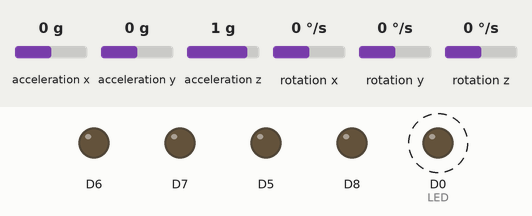
The sketch below on a simulated ESP8266 (NodeMCU). Parts: output pins drawn as LEDs (lit = HIGH). Wiring (inferred from the names in the program): MPU-6050 motion sensor at I2C address 0x68. Dashed ring = blinking. The test bench sets the inputs (shaded band); at power-on: acceleration x 0 g, acceleration y 0 g, acceleration z 1 g, rotation x 0 °/s, rotation y 0 °/s, rotation z 0 °/s. What the sketch prints to the serial monitor is not drawn.

Above: at 5.1 s.
Timing chart, 0 to 9.2 s (numbered marks = the images above):
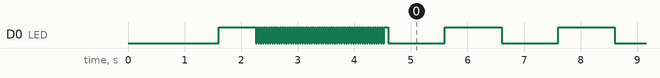

The sketch:

Quad230_v5_0_esp8266_androidWifi_GY521.ino
```cpp
/*
 Test By tinnakon kheowree  Project ESP8266 Wifi Quadrotor
 tinnakon_za@hotmail.com
 tinnakonza@gmail.com
 http://quad3d-tin.lnwshop.com/
 https://www.facebook.com/tinnakonza

QuadTevada v2.0
by: tevada2010
date: 25-11-2526(2013)
site: http://www.quadrotorthai.com
e-mail: quadrotorthai@gmail.com

app Drone.apk
Supat Boonyou
https://www.facebook.com/supat.fiat?fref=nf
kanin
https://www.facebook.com/profile.php?id=100001195621380&fref=ufi


 4/7/2559    ,,  Quad230_v3_0_esp8266_androidWifi_GY521  ,,write PID gyro ,set PWM 2 KHz
 4/8/2559    ,,  Quad230_v5_0_esp8266_androidWifi_GY521  ,,app android Drone.apk  https://goo.gl/1ZUv9L
                 //
support:
• ESP8266 Nodemcu
• GY86 ,MPU6050 6 axis gyro/accel with Motion Processing Unit
• X5C 230 mm
• i2c pin D2=SDA D1=SCL begin(int sda, int scl);

--------Type Quad-X-------------

         6  12>>         <<14  5
              \         /
                \ --- /
                 |   |
                / --- \
              /         \
         8  15>>        <<13  7

---------motor---------
FontLeft  => 12
FontRight => 14
BackLeft  => 15
BackRight => 13

----------rx-----------
Wifi ,,ppm  => 0 , Key   ,12345678 ,

*/

#include <Arduino.h>
#include <ESP8266WiFi.h>
#include <Ticker.h>
#include <WiFiUDP.h>
#include <Wire.h>
#include "config.h"
#include "ahrs.h"
#include "apprx.h"
#include "mpu6050.h"
#include "motor.h"

float invSqrt (float x){
  union{
    int32_t i;
    float   f;
  } conv;
  conv.f = x;
  conv.i = 0x5f3759df - (conv.i >> 1);
  return 0.5f * conv.f * (3.0f - x * conv.f * conv.f);
}

int32_t isq(int32_t  x) {
  return x * x;
}

void setup()
{
 // initialize the serial link with processing
  Serial.begin(115200);
  Serial.println("Quad230_v4_0_esp8266_androidWifi_GY521.ino ");
  Wire.begin(D2,D1);//begin(int sda, int scl);
  Wire.setClock(400000);
//    pinMode(13, OUTPUT);
  WiFi.mode(WIFI_STA);
  delay(50);
  WiFi.disconnect();
  delay(200);
  pinMode(LED, OUTPUT);
  delay(200);
  sprintf(accessPointName, "BDrone-%lu", ESP.getChipId());
  WiFi.softAP(accessPointName, "12345678");
  delay(50);
  accessPointName[DEFAULT_SSID_LENGTH - 1] = {'\0'};
  WiFi.mode(WIFI_AP_STA);
  delay(50);
  udp.begin(localPort);
  delay(50);
  #ifdef Print_Debug
    Serial.println("");
    Serial.print("RemoteTest Access Point: ");
    Serial.println(accessPointName);
    Serial.print("IP Address: ");
    Serial.println(WiFi.softAPIP());
    Serial.print("UDP Port: ");
    Serial.println(localPort);
    Serial.println();
  #endif
  ticker_DEGUG.attach_ms(1000, blink);  //LED Blink
    mpu6050_initialize();
//    motor_initialize();
    delay(10);
    configureMotors();
//    configureReceiver();
    delay(10);
//    attachInterrupt(Receiver, SPPM_Read, RISING );
//    rx_initialize();
//    initializeReceiver(LASTCHANNEL);
//    receiverXmitFactor = 1.0;
    ahrs_initialize();
    delay(10);
    mpu6050_Gyro_Calibrate();
    mpu6050_Accel_Calibrate();
    delay(10);
    commandAllMotors(1000);
    armed = 0;
    //digitalWrite(13, LOW);
    previousTime = micros();
    sensorPreviousTime = previousTime;
    hundredHZpreviousTime = previousTime;
}

void loop()
{
    int aux;
    float aux_float;

    // Timer
    currentTime = micros();
    computeRC();
    // Read data (not faster then every 1 ms) // 1000 Hz
    if (currentTime - sensorPreviousTime >= 1000)
    {
        mpu6050_readGyroSum();
        mpu6050_readAccelSum();
        sensorPreviousTime = currentTime;
    }
    // 100 Hz task loop (10 ms),, ,250 Hz = 4000 us ,,,, 400 Hz = 2500 us
    if (currentTime - hundredHZpreviousTime >= 10000) //10000
    {
        frameCounter++;
        G_Dt = (currentTime - hundredHZpreviousTime) / 1000000.0;
        hundredHZpreviousTime = currentTime;
        mpu6050_Get_gyro();
        mpu6050_Get_accel();
       // for (int axis = XAXIS; axis <= ZAXIS; axis++) {
       //   filteredAccel[axis] = computeFourthOrder(accel[axis], &fourthOrder[axis]);
       // }
   ////////////////Moving Average Filters///////////////////////////
      GyroXf = (gyro[XAXIS] + GyroX2)/2.0;
      GyroYf = (gyro[YAXIS] + GyroY2)/2.0;
      GyroZf = (gyro[ZAXIS] + GyroZ2)/2.0;
      GyroX2 = gyro[XAXIS];GyroY2 = gyro[YAXIS];GyroZ2 = gyro[ZAXIS];//gyro Old1
        ////////////////Low pass filter/////////////////////////////////
      //GyroZf = GyroZf + (GyroZ - GyroZf)*49.6*G_Dt;
    AccXf = AccXf + (accel[XAXIS] - AccXf)*0.121;//12.4  //Low pass filter ,smoothing factor  α := dt / (RC + dt)
    AccYf = AccYf + (accel[YAXIS] - AccYf)*0.121;//12.4
    AccZf = AccZf + (accel[ZAXIS] - AccZf)*0.121;//12.4
/////////////////////////////////////////////////////////////////////////
        //ahrs_updateIMU(gyro[XAXIS],gyro[YAXIS],gyro[ZAXIS], filteredAccel[XAXIS],filteredAccel[YAXIS],filteredAccel[ZAXIS],G_Dt);
        ahrs_updateIMU(GyroXf,GyroYf,GyroZf, AccXf,AccYf,AccZf,G_Dt);
//////////////////////////////////////////////////////////////////////////
        // YAW CONTROL
        err_yaw_rate = ((CH_RUD - yaw_mid)*0.0035) - gyro[ZAXIS];//0.0055
        yaw_I_rate += err_yaw_rate*G_Dt;
        yaw_I_rate = constrain(yaw_I_rate, -100, 100);
        yaw_D_rate = (err_yaw_rate-err_yaw_ant_rate)/G_Dt;
        err_yaw_ant_rate = err_yaw_rate;
        control_yaw = (Kp_rateYaw*err_yaw_rate) + (Ki_rateYaw*yaw_I_rate) + (Kd_rateYaw*yaw_D_rate);
        control_yaw = constrain(control_yaw,-300,300);

            // ROLL CONTROL angle
            err_roll_level = (((CH_AIL - roll_mid)*(0.0011)) - ahrs_r);//0.0015
            roll_I_level += err_roll_level*G_Dt;
            roll_I_level = constrain(roll_I_level, -2, 2);
            roll_D_level = (err_roll_level-err_roll_ant_level)/G_Dt;
            err_roll_ant_level = err_roll_level;
            control_roll_angle = Kp_levelRoll*err_roll_level + Ki_levelRoll*roll_I_level + Kd_levelRoll*roll_D_level;
            control_roll_angle = constrain(control_roll_angle, -35, 35);
            // PITCH CONTROL angle
            err_pitch_level = (((CH_ELE - pitch_mid)*(-0.0011)) - ahrs_p);//-0.0011
            pitch_I_level += err_pitch_level*G_Dt;
            pitch_I_level = constrain(pitch_I_level, -2, 2);
            pitch_D_level = (err_pitch_level-err_pitch_ant_level)/G_Dt;
            err_pitch_ant_level = err_pitch_level;
            control_pitch_angle = Kp_levelPitch*err_pitch_level + Ki_levelPitch*pitch_I_level + Kd_levelPitch*pitch_D_level;
            control_pitch_angle = constrain(control_pitch_angle, -35, 35);
            //ROLL CONTROL Gyro
            err_roll_rate = control_roll_angle - (gyro[XAXIS]);
            roll_I_rate += err_roll_rate*G_Dt;
            roll_I_rate = constrain(roll_I_rate, -10, 10);
            roll_D_rate = (err_roll_rate-err_roll_ant_rate)/G_Dt;
            err_roll_ant_rate = err_roll_rate;
            control_roll = (Kp_rateRoll*err_roll_rate) + (Ki_rateRoll*roll_I_rate) + (Kd_rateRoll*roll_D_rate);
            control_roll = constrain(control_roll,-300,300);
            //PITCH CONTROL Gyro
            err_pitch_rate = control_pitch_angle - (gyro[YAXIS]);
            pitch_I_rate += err_pitch_rate*G_Dt;
            pitch_I_rate = constrain(pitch_I_rate, -10, 10);
            pitch_D_rate = (err_pitch_rate-err_pitch_ant_rate)/G_Dt;
            err_pitch_ant_rate = err_pitch_rate;
            control_pitch = (Kp_ratePitch*err_pitch_rate) + (Ki_ratePitch*pitch_I_rate) + (Kd_ratePitch*pitch_D_rate);
            control_pitch = constrain(control_pitch,-300,300);

        if (armed == 0)
        {
            motor_FRONTL = 0;
            motor_FRONTR = 0;
            motor_REARL = 0;
            motor_REARR = 0;

            roll_I_rate=0;
            pitch_I_rate=0;
            yaw_I_rate=0;

            roll_I_level=0;
            pitch_I_level=0;
        }

        if (armed == 1)
        {

            if (CH_THR < 10)
            {

                motor_FRONTL = 10;
                motor_FRONTR = 10;
                motor_REARL = 10;
                motor_REARR = 10;

                roll_I_rate=0;
                pitch_I_rate=0;
                yaw_I_rate=0;

                roll_I_level=0;
                pitch_I_level=0;

                r_KiTerm=0;
                p_KiTerm=0;
                y_KiTerm=0;

            }else{
                //x type
                motor_FRONTL = constrain((CH_THR + control_pitch + control_roll - control_yaw), 10, 1023);
                motor_FRONTR = constrain((CH_THR + control_pitch - control_roll + control_yaw), 10, 1023);
                motor_REARL = constrain((CH_THR - control_pitch + control_roll + control_yaw), 10, 1023);
                motor_REARR = constrain((CH_THR - control_pitch - control_roll - control_yaw), 10, 1023);
                //motor_FRONTL = constrain((CH_THR - control_yaw), 10, 1023);
                //motor_FRONTR = constrain((CH_THR + control_yaw), 10, 1023);
                //motor_REARL = constrain((CH_THR + control_yaw), 10, 1023);
                //motor_REARR = constrain((CH_THR - control_yaw), 10, 1023);
//                //+ type
//                motor_FRONTL=constrain(CH_THR+control_pitch+control_yaw, 1150, 1900);
//                motor_REARR=constrain(CH_THR-control_pitch+control_yaw, 1150, 1900);
//                motor_REARL=constrain(CH_THR+control_roll-control_yaw, 1150, 1900);
//                motor_FRONTR=constrain(CH_THR-control_roll-control_yaw, 1150, 1900);

            }

        }
        commandMotors();

        // 50 Hz tak (20 ms)
        if (frameCounter % TASK_50HZ == 0)
        {
            //ch1=CH_AIL;
            //ch2=CH_ELE;
            //ch3=CH_THR;
            //ch4=CH_RUD;
            //ch_aux1=AUX_1;
            //ch_aux2=AUX_2;
            //ch_aux3=AUX_3;
         if (CH_THR < 10)
        {
            if (CH_RUD > 1800 && armed == 0) //armed
            {
                armed = 1;
            }

            if (CH_RUD < 1100 && armed == 1) //not armed
            {
                armed = 0;
            }
        }

        if(AUX_1<1300)
        {
          //mode=1;

        }

        if(AUX_1>1300)
        {
          //mode=2;
        }
         mode=2;
}// end 50 Hz

        // 10 Hz task (100 ms)
        if (frameCounter % TASK_10HZ == 0)
        {
            //G_Dt = (currentTime - lowPriorityTenHZpreviousTime) / 1000000.0;
            //lowPriorityTenHZpreviousTime = currentTime;
            Serial.print(motor_FRONTL);Serial.print("\t");
            Serial.print(motor_FRONTR);Serial.print("\t");
            Serial.print(motor_REARL);Serial.print("\t");
            Serial.print(motor_REARR);Serial.print("\t");

//            Serial.print(r_KiTerm);Serial.print("\t");
//            Serial.print(r_dInput);Serial.print("\t");
//            Serial.print(r_value);Serial.print("\t");

//            Serial.print(control_roll);Serial.print("\t");
//            Serial.print(control_pitch);Serial.print("\t");
//            Serial.print(control_yaw);Serial.print("\t");

//            Serial.print(CH_THR);Serial.print("\t");
//            Serial.print((CH_AIL - roll_mid)*(0.75 * 0.002));Serial.print("\t");
//            Serial.print((CH_ELE - pitch_mid)*(0.75 * 0.002));Serial.print("\t");
//            Serial.print((CH_RUD - yaw_mid)*(2.5 * 0.002));Serial.print("\t");
//            Serial.print(AUX_1);Serial.print("\t");

            Serial.print(CH_THR);Serial.print("\t");
            Serial.print(CH_AIL);Serial.print("\t");
            Serial.print(CH_ELE);Serial.print("\t");
            Serial.print(CH_RUD);Serial.print("\t");
            //Serial.print(AUX_1);Serial.print("\t");

            //Serial.print(gyro[XAXIS]*180/PI);Serial.print("\t");
            //Serial.print(gyro[YAXIS]*180/PI);Serial.print("\t");
            //Serial.print(gyro[ZAXIS]*180/PI);Serial.print("\t");

            Serial.print(accel[XAXIS]);Serial.print("\t");
            Serial.print(accel[YAXIS]);Serial.print("\t");
            Serial.print(accel[ZAXIS]);Serial.print("\t");

            Serial.print(ahrs_r*180/PI);Serial.print("\t");
            Serial.print(ahrs_p*180/PI);Serial.print("\t");
            Serial.print(ahrs_y*180/PI);Serial.print("\t");

//            Serial.print(ahrs_r);Serial.print("\t");
//            Serial.print(ahrs_p);Serial.print("\t");
//            Serial.print(ahrs_y);Serial.print("\t");

//            Serial.print(accel_offset[XAXIS]);Serial.print("\t");
//            Serial.print(accel_offset[YAXIS]);Serial.print("\t");
//            Serial.print(accel_offset[ZAXIS]);Serial.print("\t");

            Serial.print(1/G_Dt);Serial.print("\t");
            Serial.println("");
        }
        // Reset frameCounter back to 0 after reaching 100 (1s)
        if (frameCounter >= TASK_1HZ) {
            frameCounter = 0;
        }
        //previousTime = currentTime;
    } //250 Hz
}
```

ahrs.h
```cpp
/*
 Test By tinnakon kheowree  Project ESP8266 Wifi Quadrotor Quad230_v1_0_esp8266_androidWifi.ino
 tinnakon_za@hotmail.com
 tinnakonza@gmail.com
 http://quad3d-tin.lnwshop.com/
 https://www.facebook.com/tinnakonza

support:
• ESP8266
• GY86 ,MPU6050 6 axis gyro/accel with Motion Processing Unit
• X5C 230 mm
*/
#define Kp 0.21			// proportional gain governs rate of convergence to accelerometer/magnetometer
#define Ki 0.00051		// integral gain governs rate of convergence of gyroscope biases

float exInt , eyInt , ezInt ;	// scaled integral error
//unsigned long last,now;

float q0, q1 , q2 , q3 ;	// quaternion elements representing the estimated orientation
float ahrs_p,ahrs_r,ahrs_y;
unsigned long prevTime;

void ahrs_initialize()
{
  exInt=0;
  eyInt=0;
  ezInt=0;
  q0=1.0;
  q1=q2=q3=0;
//  now=micros();
}
void ahrs_toEuler()
{
  /* STANDARD ZYX
   y=atan2(2*q1*q2-2*q0*q3,2*q0*q0+2*q1*q1-1);
   p=-asin(2 * q1 * q3 + 2 * q0 * q2); // theta
   r=atan2(2 * q2 * q3 - 2 * q0 * q1, 2 * q0 * q0 + 2 * q3 * q3 - 1); // phi
   */
  ahrs_y=atan2(2*q1*q2+2*q0*q3,2*q0*q0+2*q1*q1-1);
  ahrs_p=-asin(2 * q1 * q3 - 2 * q0 * q2); // theta
  ahrs_r=atan2(2 * q2 * q3 + 2 * q0 * q1, 2 * q0 * q0 + 2 * q3 * q3 - 1); // phi
}
void ahrs_updateMARG(float gx, float gy, float gz, float ax, float ay, float az, float mx, float my, float mz, float G_Dt) {

  float norm,halfT;
  float hx, hy, hz, bx, bz;
  float vx, vy, vz, wx, wy, wz;
  float ex, ey, ez;

  halfT=G_Dt/2.0;

  // auxiliary variables to reduce number of repeated operations
  float q0q0 = q0*q0;
  float q0q1 = q0*q1;
  float q0q2 = q0*q2;
  float q0q3 = q0*q3;
  float q1q1 = q1*q1;
  float q1q2 = q1*q2;
  float q1q3 = q1*q3;
  float q2q2 = q2*q2;
  float q2q3 = q2*q3;
  float q3q3 = q3*q3;

  // normalise the measurements
  norm = sqrt(ax*ax + ay*ay + az*az);
  ax = ax / norm;
  ay = ay / norm;
  az = az / norm;
  norm = sqrt(mx*mx + my*my + mz*mz);
  mx = mx / norm;
  my = my / norm;
  mz = mz / norm;

  // compute reference direction of flux
  hx = 2*mx*(0.5 - q2q2 - q3q3) + 2*my*(q1q2 - q0q3) + 2*mz*(q1q3 + q0q2);
  hy = 2*mx*(q1q2 + q0q3) + 2*my*(0.5 - q1q1 - q3q3) + 2*mz*(q2q3 - q0q1);
  hz = 2*mx*(q1q3 - q0q2) + 2*my*(q2q3 + q0q1) + 2*mz*(0.5 - q1q1 - q2q2);
  bx = sqrt((hx*hx) + (hy*hy));
  bz = hz;

  // estimated direction of gravity and flux (v and w)
  vx = 2*(q1q3 - q0q2);
  vy = 2*(q0q1 + q2q3);
  vz = q0q0 - q1q1 - q2q2 + q3q3;
  wx = 2*bx*(0.5 - q2q2 - q3q3) + 2*bz*(q1q3 - q0q2);
  wy = 2*bx*(q1q2 - q0q3) + 2*bz*(q0q1 + q2q3);
  wz = 2*bx*(q0q2 + q1q3) + 2*bz*(0.5 - q1q1 - q2q2);

  // error is sum of cross product between reference direction of fields and direction measured by sensors
  ex = (ay*vz - az*vy) + (my*wz - mz*wy);
  ey = (az*vx - ax*vz) + (mz*wx - mx*wz);
  ez = (ax*vy - ay*vx) + (mx*wy - my*wx);

  // integral error scaled integral gain
  exInt += ex*Ki;
  eyInt += ey*Ki;
  ezInt += ez*Ki;

  // adjusted gyroscope measurements
  gx +=Kp*ex + exInt;
  gy +=Kp*ey + eyInt;
  gz +=Kp*ez + ezInt;

  // integrate quaternion rate and normalise
  q0 = q0 + (-q1*gx - q2*gy - q3*gz)*halfT;
  q1 = q1 + (q0*gx + q2*gz - q3*gy)*halfT;
  q2 = q2 + (q0*gy - q1*gz + q3*gx)*halfT;
  q3 = q3 + (q0*gz + q1*gy - q2*gx)*halfT;

  // normalise quaternion
  norm = sqrt(q0*q0 + q1*q1 + q2*q2 + q3*q3);
  q0 = q0 / norm;
  q1 = q1 / norm;
  q2 = q2 / norm;
  q3 = q3 / norm;

  ahrs_toEuler();
}

void ahrs_updateIMU(float gx, float gy, float gz, float ax, float ay, float az, float G_Dt) {
  float norm,halfT;
  float vx, vy, vz;
  float ex, ey, ez;

  halfT=G_Dt/2.0;

  // normalise the measurements
  norm = sqrt(ax*ax + ay*ay + az*az);
  ax = ax / norm;
  ay = ay / norm;
  az = az / norm;

  // estimated direction of gravity
  vx = 2*(q1*q3 - q0*q2);
  vy = 2*(q0*q1 + q2*q3);
  vz = q0*q0 - q1*q1 - q2*q2 + q3*q3;

  // error is sum of cross product between reference direction of field and direction measured by sensor
  ex = (ay*vz - az*vy);
  ey = (az*vx - ax*vz);
  ez = (ax*vy - ay*vx);

  // integral error scaled integral gain
  exInt = exInt + ex*Ki;
  eyInt = eyInt + ey*Ki;
  ezInt = ezInt + ez*Ki;

  // adjusted gyroscope measurements
  gx = gx + Kp*ex + exInt;
  gy = gy + Kp*ey + eyInt;
  gz = gz + Kp*ez + ezInt;

  // integrate quaternion rate and normalise
  q0 = q0 + (-q1*gx - q2*gy - q3*gz)*halfT;
  q1 = q1 + (q0*gx + q2*gz - q3*gy)*halfT;
  q2 = q2 + (q0*gy - q1*gz + q3*gx)*halfT;
  q3 = q3 + (q0*gz + q1*gy - q2*gx)*halfT;

  // normalise quaternion
  norm = sqrt(q0*q0 + q1*q1 + q2*q2 + q3*q3);
  q0 = q0 / norm;
  q1 = q1 / norm;
  q2 = q2 / norm;
  q3 = q3 / norm;

  ahrs_toEuler();
}
```

Source omitted: apprx.h (12358 bytes), motor.h (3472 bytes), mpu6050.h (9855 bytes), config.h (4428 bytes)

Measured:
- by itself, D0 (LED): goes 55 × (LOW 0.02 s, HIGH 0.02 s), LOW 0.02 s, HIGH 0.08 s, 62 × (LOW 1.0 s, HIGH 1.0 s), LOW 1.0 s, then HIGH
